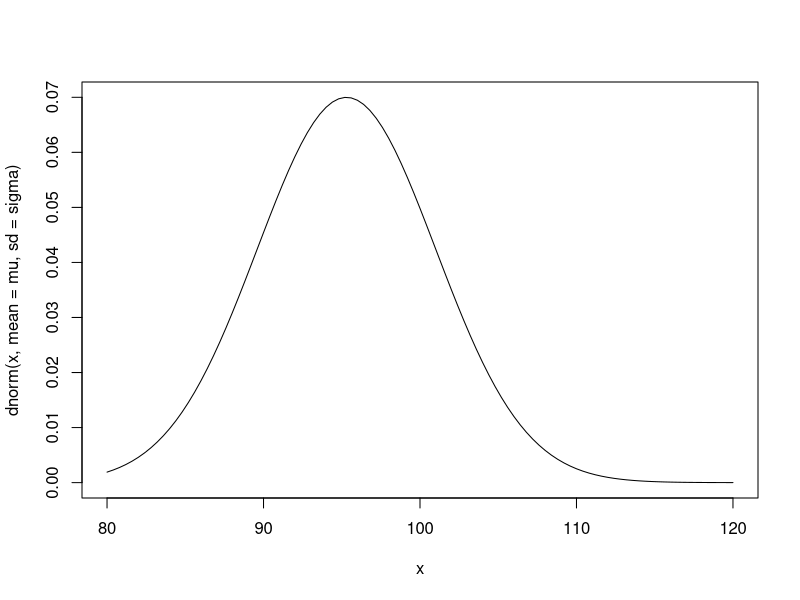
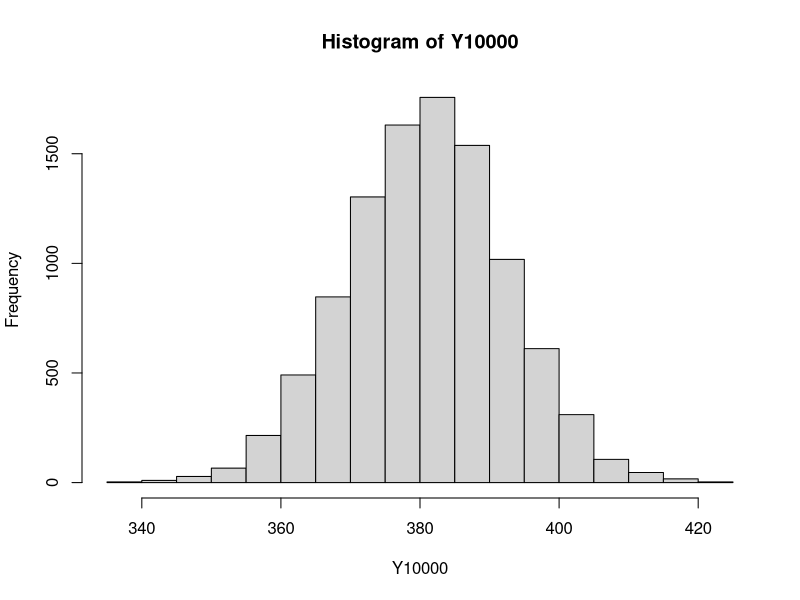
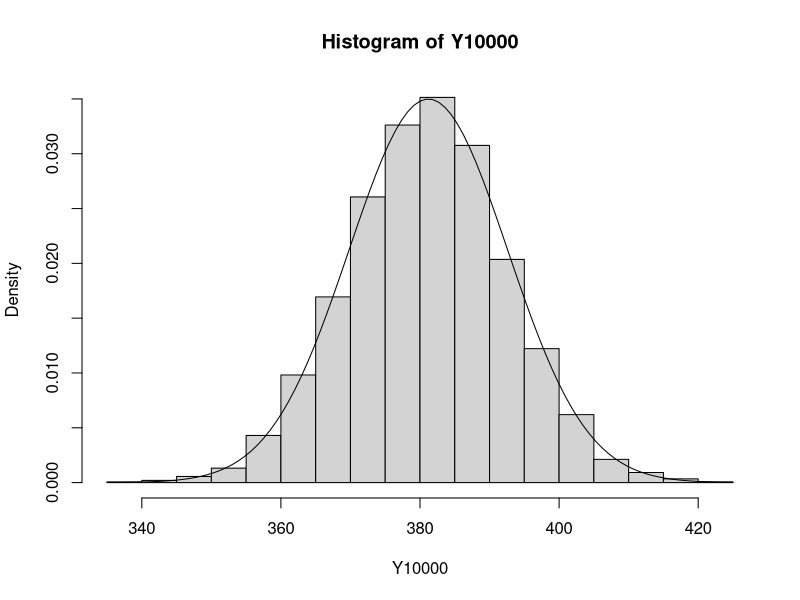
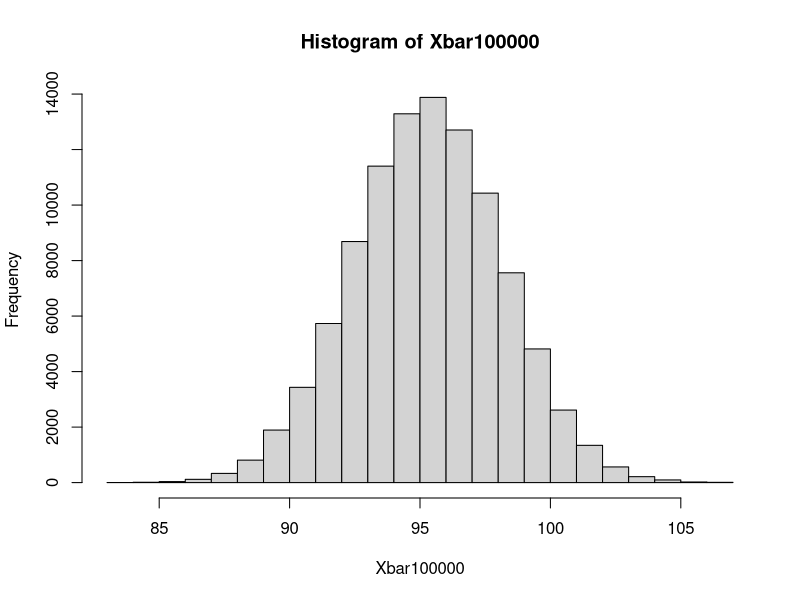
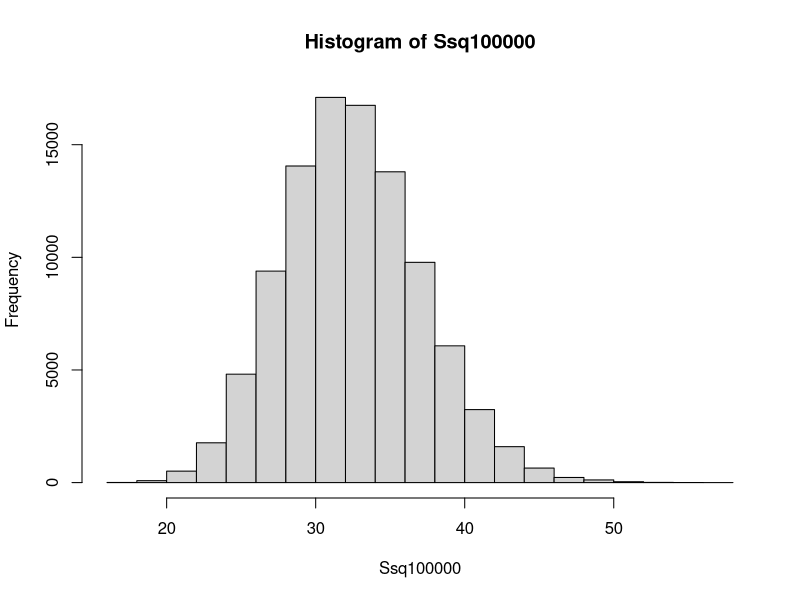
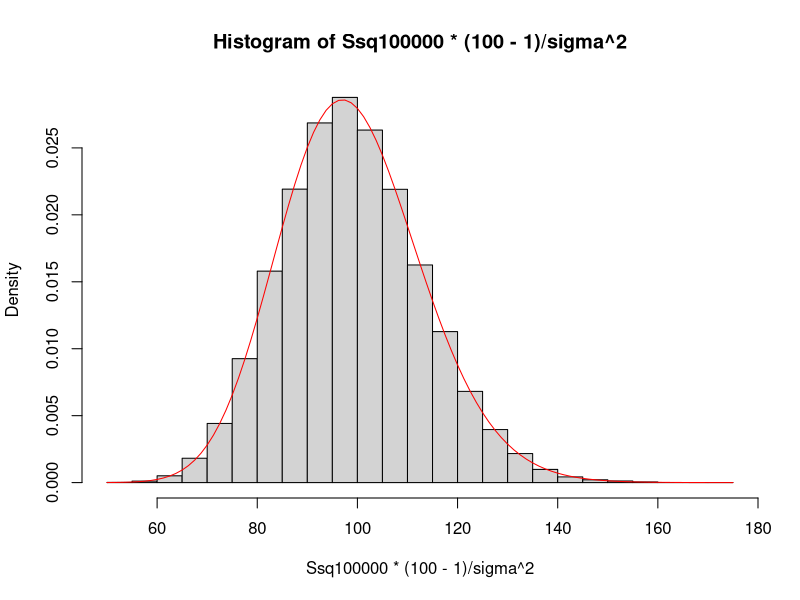

The R script that drew these images, in order:
#Poblacion
mu<- 95.3
sigma<- 5.7

curve(dnorm(x, mean=mu,sd=sigma),xlim=c(80,120))

rnorm(1,mu,sigma)
pnorm(90,mu,sigma)


set.seed(123)
rnorm(4,mu,sigma) #muestra de cuatro encuestas aleatorias

Y <- function(i)(sum(rnorm(4,mu,sigma)))
Y(1)
Y10000 <- sapply(1:10000,Y)
hist(Y10000)
mean(Y10000)

#En teoria la media de la suma muestral
# de tamaño n=4
4*mu

#varianza de la suma muestral
4*sigma^2

var(Y10000)

###
hist(Y10000,freq = FALSE)
curve(dnorm(x,mean=4*mu,sd=sqrt(4)*sigma),add=TRUE)


#en teoria
100*sigma^2

#c

1-pnorm(103,mu,sigma)

Y<- function(i)(sum(rnorm(1,mu,sigma)))
Y100000 <- sapply(1:100000,Y)

mean(Y100000>103)

#d n=4
Xbar <- function(i)(mean(rnorm(4,mu,sigma)))
Xbar100000 <- sapply(1:100000,Xbar)
hist(Xbar100000)

mean(Xbar100000<98)
pnorm(98,mu,sigma/sqrt(4))

#e

Ssq <- function(i)(var(rnorm(100,mu,sigma)))
Ssq100000 <- sapply(1:100000,Ssq)
hist(Ssq100000)

mean(Ssq100000>32)
#teoria
1-pchisq((100-1)*32/sigma^2,100-1)

hist(Ssq100000*(100-1)/sigma^2,prob=TRUE)
curve(dchisq(x,100-1),add=TRUE,col="red")

(100-1)*32/sigma^2
